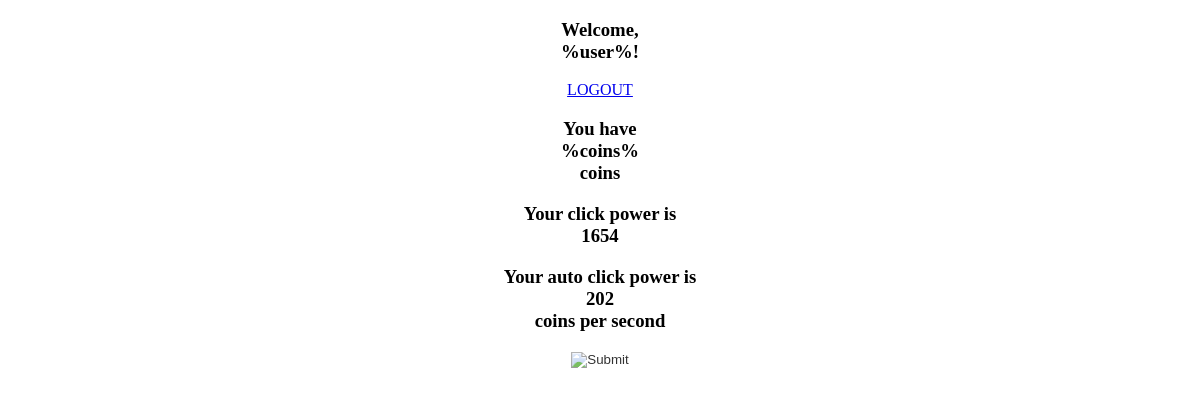
The page / (signed in) on the database as committed earlier.
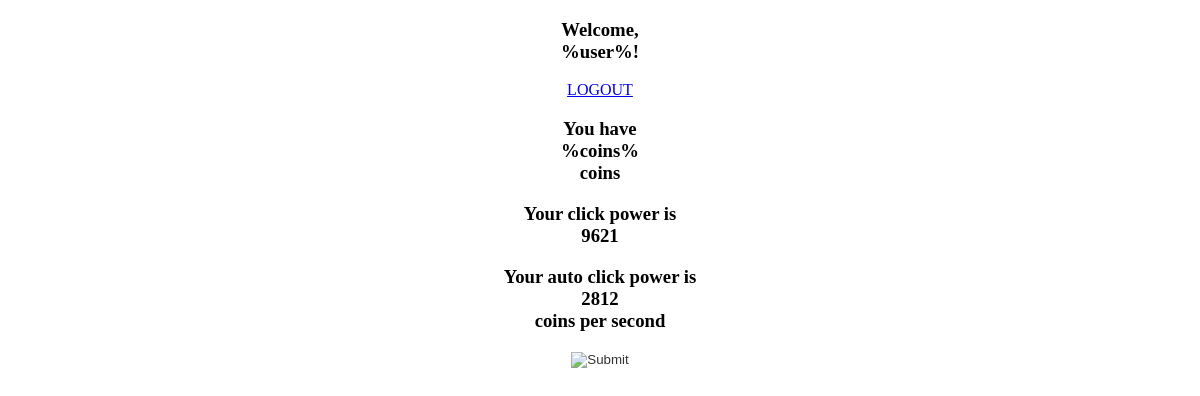
The same page on the database as committed later.
### user_profile/models.py (models this page shows, shortened)
class MainCycle(models.Model):
    user = models.ForeignKey(User, related_name='cycle', null=False, on_delete=models.CASCADE)
    coinsCount = models.IntegerField(default=0)
    autoClickPower = models.IntegerField(default=0)
    clickPower = models.IntegerField(default=1)
    level = models.IntegerField(default=0)

### frontend/views.py (the view)
# urls.py: path('', views.index, name="index"),
def index(request):
    relocate, template, params = services.clicker_services.main_page(request)
    if relocate:
        return redirect(template)
    return render(request, template, params)

### services/clicker_services.py (called while the page is built)
def main_page(request):
    user = User.objects.filter(id=request.user.id)
    if len(user) != 0:
        mainCycle = MainCycle.objects.filter(user=request.user)[0]
        return False, 'index.html', {'user': user[0], 'mainCycle': mainCycle}
    else:
        return True, 'login', {}

### frontend/templates/index.html (shortened to what this page needs)
{% load static %}
<!DOCTYPE html>
<html lang="en" dir="ltr">
  <head>
    <link rel="stylesheet" href="{% static 'css/styles.css' %}">
  </head>
  <body onload="getUser({{user.id}})">
     <main>
      <div align='center'>
        <h3> Welcome, <div id="user">%user%!</div> </h3>
        <div class="logout"><a href="/logout">LOGOUT</a></div>
        <h3>You have <div id="data">%coins%</div> coins </h3>
        <h3> Your click power is <div id="clickPower">{{mainCycle.clickPower}}</div> </h3>
        <h3> Your auto click power is <div id="autoClickPower"> {{mainCycle.autoClickPower}} </div> coins per second </h3>
        <input type="image" class="button" src="{% static 'images/button.png' %}" onclick="callClick()" />
      </div>
    </main>
  </body>
</html>

### frontend/static/css/styles.css (style rules this page uses)
.button { opacity: 0.8; }

Rows that differ between the two databases and show on the page:
changed MainCycle: clickPower "1654" → "9621"; autoClickPower "202" → "2812"
